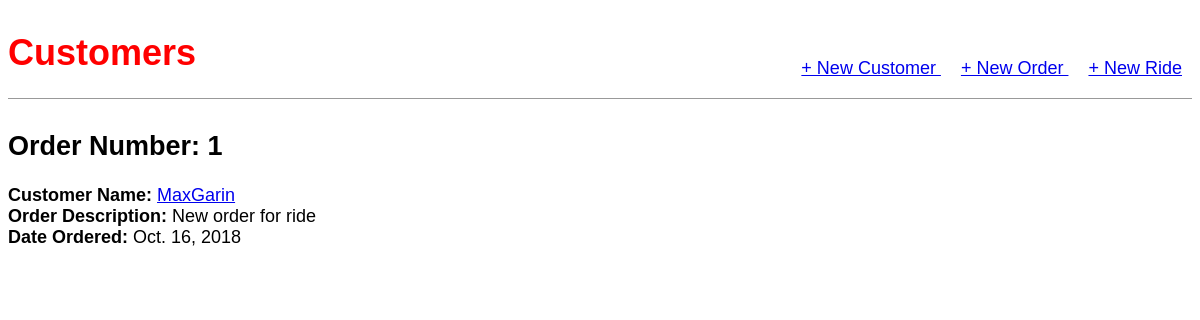
/order/1/, run on an earlier commit of the app's database.
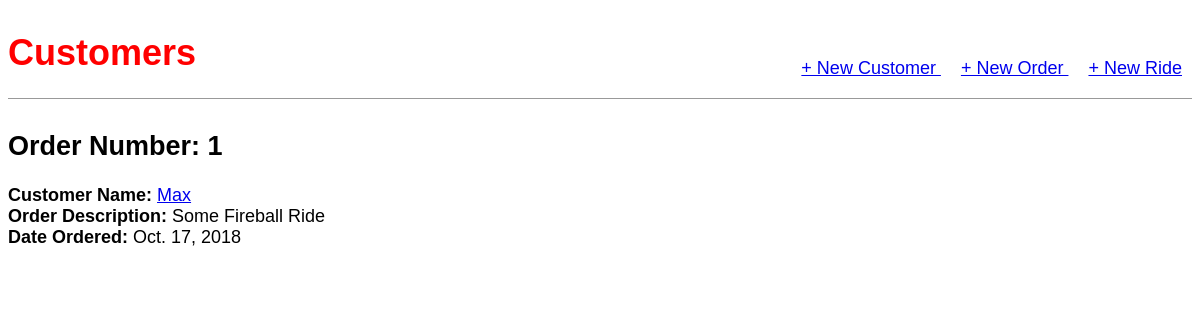
And on a later commit of the database.
### orders/models.py (models this page shows, shortened)
class Order(models.Model):
    order_number = models.AutoField(primary_key=True)
    customer_number = models.ForeignKey(Customer, on_delete=models.CASCADE, related_name='orders')
    date_created = models.DateField(auto_now_add=True)
    last_updated = models.DateField(auto_now=True)
    description = models.CharField(max_length=200, null=True)
    ride = models.ForeignKey(Ride, on_delete=models.CASCADE, related_name='orders', null=True)

class Customer(models.Model):
    customer_name = models.CharField(max_length=100)
    customer_phone_number = models.CharField(max_length=10)
    customer_email = models.EmailField()
    customer_business_name = models.CharField(max_length=200)
    def __str__(self):
        return self.customer_name

### orders/views.py (the view)
# urls.py: path('order/<int:pk>/', views.OrderDetailView.as_view(), name='order_detail'),
class OrderDetailView(DetailView):
    model = Order
    template_name = 'order_detail.html'

### templates/order_detail.html
{% extends 'base.html' %}
{% block content %}
<div class="post-entry">
    <h2>Order Number:  {{ order.order_number }}</h2>
    <p><strong>Customer Name: </strong> <a href="{% url 'customer_detail' order.customer_number.pk %}"> {{ order.customer_number }}</p></a>
    <p></p><strong>Order Description: </strong>{{ order.description }}</p>
    <p></p><strong>Date Ordered: </strong>{{ order.date_created }}</p>
</div>
{% endblock content %}

What changed in the data, as far as the page shows it:
changed Order id 1: customer_number "MaxGarin" → "Max"; description "New order for ride" → "Some Fireball Ride"; date_created "Oct. 16, 2018" → "Oct. 17, 2018"
